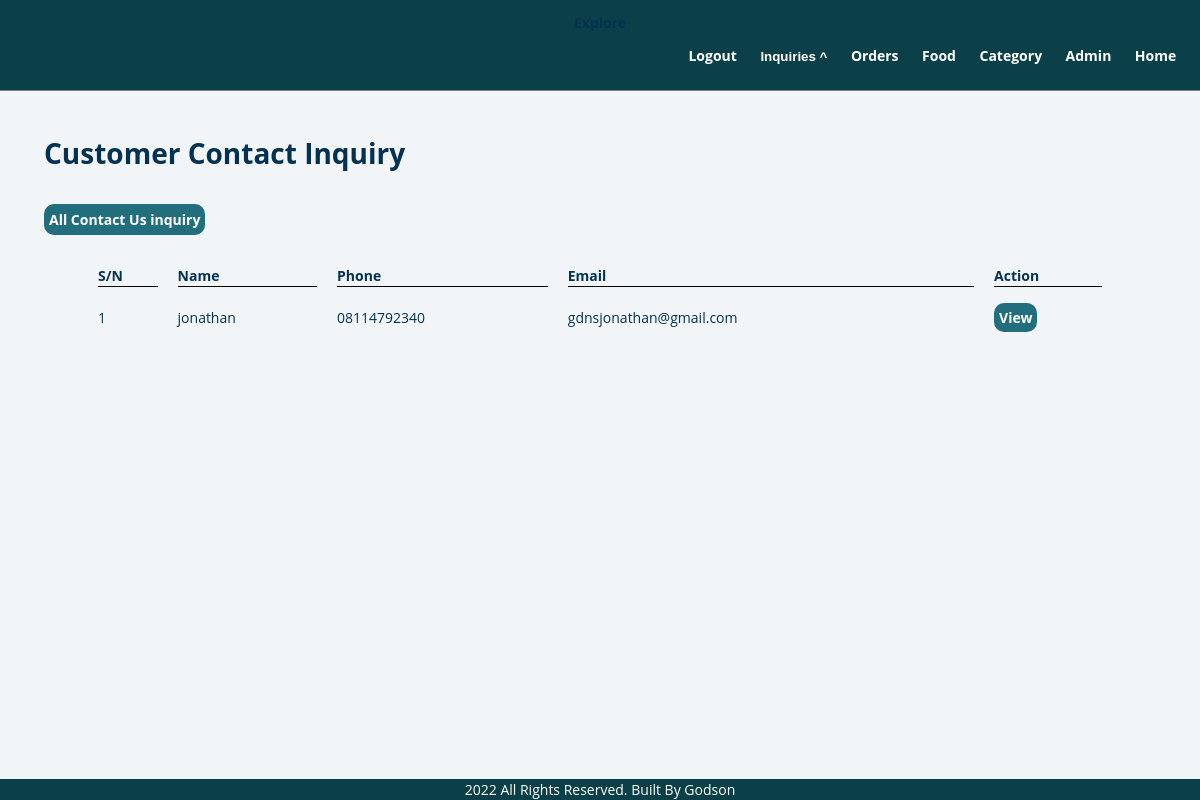
Page /admin/catering-inquiry.php (signed in) on the committed database.
### tables this page shows
CREATE TABLE `catering_inquiry` (
  `id` int(11) NOT NULL,
  `name` varchar(100) NOT NULL,
  `phone` varchar(100) NOT NULL,
  `email` varchar(100) NOT NULL,
  `message` varchar(255) NOT NULL
);

### admin/catering-inquiry.php (the view, shortened to what this page needs)
<?php include_once "./partials/header.php";  ?>
<div class="main-content">
        <div class="wrapper tb">
            <h1 class="h1-title">Customer Contact Inquiry</h1>
            <a href="#" class="btn-primary add-admin">All Contact Us inquiry</a>
            <table class="tbl-full" cellpadding="10px" cellspacing="20px">
                <tr>
                    <th>S/N</th>
                    <th>Name</th>
                    <th>Phone</th>
                    <th>Email</th>
                    <th>Action</th>
                </tr>
            <?php
            $sql = "SELECT * FROM catering_inquiry ORDER BY id DESC";
            $res = mysqli_query($conn, $sql);
            $count = mysqli_num_rows($res);
            $sn = 1;
            if($count > 0){
                while($row = mysqli_fetch_assoc($res)){
                    $id = $row['id'];
                    $name = $row['name'];
                    $phone = $row['phone'];
                    $email = $row['email'];
                ?>
                    <td><?php echo $sn++; ?></td>
                    <td><?php echo $name; ?></td>
                    <td><?php echo $phone; ?></td>
                    <td><?php echo $email; ?></td>
                    <td>
                        <a href="<?php echo SITEURL; ?>admin/view-message.php?catering-ref=<?php echo $id; ?>" class="btn-primary btn-update">View</a>
                    </td>
                <?php
                }
            }else{
                echo "<div class='error text-center'>no inquiry currently available</div>";
            }
            ?>
            </table>
        </div>
    </div>
<?php include_once "./partials/footer.php"; ?>

### css/admin.css (style rules this page uses)
* { margin: 0; padding: 0; -webkit-box-sizing: border-box; box-sizing: border-box; text-decoration: none; }
body { width: 100%; font-family: 'Open Sans', sans-serif; background: hsl(210, 36%, 96%); color: hsl(205, 86%, 17%); line-height: 1.5; font-size: 0.875rem; margin-top: 7rem; }
.h1-title { margin-left: 1.5rem; margin-bottom: 20px; }
.btn-primary { background-color: #226e7c; color: white; padding: 5px; border-radius: 10px; font-weight: bold; -webkit-transition: 0.5s linear; -o-transition: 0.5s linear; transition: 0.5s linear; }
.tbl-full { width: 100%; }
.tbl-full { width: -webkit-fit-content; width: -moz-fit-content; width: fit-content; max-width: 90%; margin: 0 auto; width: 100%; }
table tr th { border-bottom: 1px solid black; text-align: left; }
table tr td { margin-bottom: 5px; }
.add-admin { display: inline-block; margin: 10px 0; margin-left: 1.5rem; }
@media screen and (min-width: 768px) { body { width: 100vw; overflow-x: hidden; } }

### admin/catering-inquiry.php (style rules this page uses)
body { width:100vw !important; }
.main-content { width: 100vw !important; padding:10px !important; }
.tb { width:100% !important; padding:10px !important; margin:0 auto !important; }

### rows in the picture
catering_inquiry: name "jonathan", phone "08114792340", email "gdnsjonathan@gmail.com"
